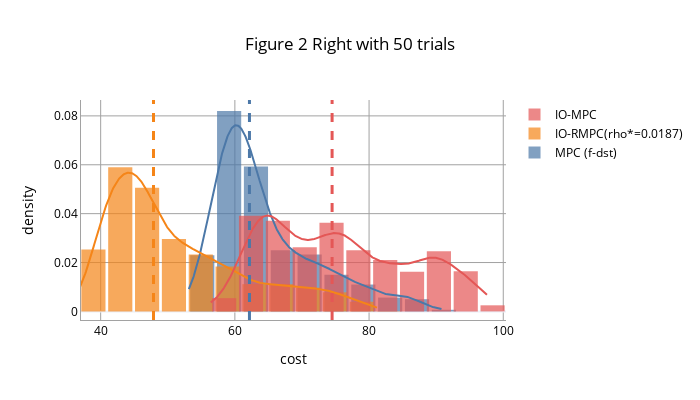

Notebook code cell kept with this figure:
### Markdown cell above
- Experiment in Figure 2 Right

Optimal IO-RMPC

### Code cell
opt_rho, opt_costs = min(list(io_rmpc_costs.items()), key=lambda item: np.median(item[1]))

fig = make_figure({
        "MPC (f-dst)": mpc_fdst_costs,
        f"IO-RMPC(rho*={np.round(opt_rho, decimals=4)})": opt_costs,
        "IO-MPC": io_mpc_dst_costs
    },
    title=f"Figure 2 Right with {len(io_rmpc_dst_trajectories)} trials"
)
fig

### Figure 1 — Plotly figure (JSON) as saved in the notebook; plotly's stock layout.template omitted (floating-point values rounded to 4 significant figures; data arrays with more than 128 entries replaced by an {"elided": "..."} marker saying what was removed)
{"data": [{"autobinx": false, "histnorm": "probability density", "legendgroup": "MPC (f-dst)", "marker": {"color": "#4C78A8"}, "name": "MPC (f-dst)", "opacity": 0.7, "type": "histogram", "x": {"elided": "750 float values"}, "xaxis": "x", "xbins": {"end": 90.87, "size": 4, "start": 53.14}, "yaxis": "y"}, {"autobinx": false, "histnorm": "probability density", "legendgroup": "IO-RMPC(rho*=0.0187)", "marker": {"color": "#F58518"}, "name": "IO-RMPC(rho*=0.0187)", "opacity": 0.7, "type": "histogram", "x": {"elided": "2400 float values"}, "xaxis": "x", "xbins": {"end": 81.27, "size": 4, "start": 36.92}, "yaxis": "y"}, {"autobinx": false, "histnorm": "probability density", "legendgroup": "IO-MPC", "marker": {"color": "#E45756"}, "name": "IO-MPC", "opacity": 0.7, "type": "histogram", "x": {"elided": "1200 float values"}, "xaxis": "x", "xbins": {"end": 97.65, "size": 4, "start": 56.41}, "yaxis": "y"}, {"legendgroup": "MPC (f-dst)", "marker": {"color": "#4C78A8"}, "mode": "lines", "name": "MPC (f-dst)", "showlegend": false, "type": "scatter", "x": {"elided": "500 float values"}, "xaxis": "x", "y": {"elided": "500 float values"}, "yaxis": "y"}, {"legendgroup": "IO-RMPC(rho*=0.0187)", "marker": {"color": "#F58518"}, "mode": "lines", "name": "IO-RMPC(rho*=0.0187)", "showlegend": false, "type": "scatter", "x": {"elided": "500 float values"}, "xaxis": "x", "y": {"elided": "500 float values"}, "yaxis": "y"}, {"legendgroup": "IO-MPC", "marker": {"color": "#E45756"}, "mode": "lines", "name": "IO-MPC", "showlegend": false, "type": "scatter", "x": {"elided": "500 float values"}, "xaxis": "x", "y": {"elided": "500 float values"}, "yaxis": "y"}], "layout": {"bargap": 0.1, "barmode": "overlay", "font": {"color": "Black", "size": 12}, "height": 400, "hovermode": "closest", "legend": {"traceorder": "reversed"}, "shapes": [{"line": {"color": "#4C78A8", "dash": "dash", "width": 3}, "type": "line", "x0": 62.17, "x1": 62.17, "xref": "x", "y0": 0, "y1": 1, "yref": "y domain"}, {"line": {"color": "#F58518", "dash": "dash", "width": 3}, "type": "line", "x0": 47.87, "x1": 47.87, "xref": "x", "y0": 0, "y1": 1, "yref": "y domain"}, {"line": {"color": "#E45756", "dash": "dash", "width": 3}, "type": "line", "x0": 74.49, "x1": 74.49, "xref": "x", "y0": 0, "y1": 1, "yref": "y domain"}], "title": {"text": "Figure 2 Right with 50 trials", "x": 0.5}, "width": 700, "xaxis": {"anchor": "y2", "domain": [0, 1], "gridcolor": "#a2a2a2", "linecolor": "#a2a2a2", "linewidth": 1, "showgrid": true, "showline": true, "title": {"text": "cost"}, "zeroline": false}, "yaxis": {"anchor": "free", "domain": [0, 1], "gridcolor": "#a2a2a2", "linecolor": "#a2a2a2", "linewidth": 1, "position": 0, "showgrid": true, "showline": true, "title": {"text": "density"}}}}
